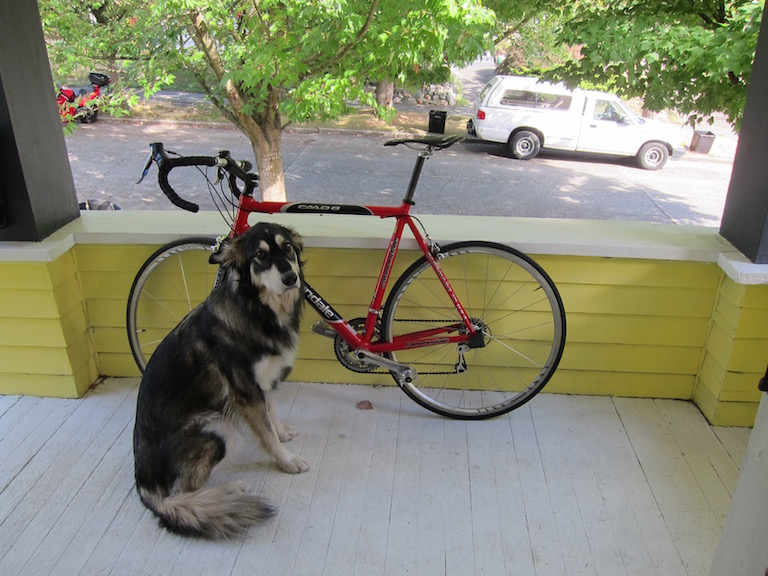
#> input picture yolo/images/dog.jpg, 768 x 576 px
$ python jpg_to_raw.py ../yolo/images/dog.jpg ../yolo/images/dog.jpg
#> lines starting #> are read from the running program, lines starting #| are printed output that depends on the picture
from PIL import Image
import numpy as np
import argparse
from skimage import io, transform

def PreprocessImage(path, show_img=True):
    # load image
#> called with path = '../yolo/images/dog.jpg', show_img = True
    img = io.imread(path)
#> img is the input picture: shape (576, 768, 3); mean R, G, B 134.4, 135.7, 114.1
    print("Original Image Shape: ", img.shape)
#| Original Image Shape:  (576, 768, 3)
    # we crop image from center
    short_egde = min(img.shape[:2])
#> short_egde = 576
    yy = int((img.shape[0] - short_egde) / 2)
#> yy = 0
    xx = int((img.shape[1] - short_egde) / 2)
#> xx = 96
    crop_img = img[yy : yy + short_egde, xx : xx + short_egde]
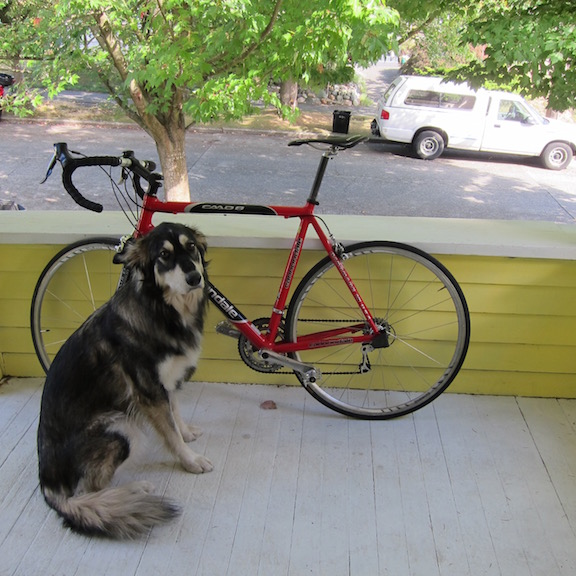
#> crop_img: shape (576, 576, 3); mean R, G, B 135, 136.3, 116.5
    # resize to 299, 299
    resized_img = transform.resize(crop_img, (299, 299))
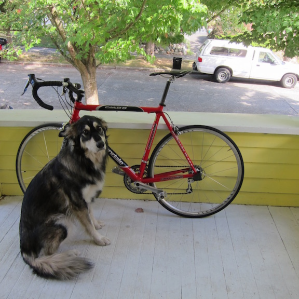
#> resized_img: shape (299, 299, 3) float64; mean R, G, B 0.53, 0.534, 0.457
    if show_img:
        io.imshow(resized_img)
    # convert to numpy.ndarray
    sample = np.asarray(resized_img, dtype=np.float32) * 256
    # swap axes to make image from (299, 299, 3) to (3, 299, 299)
    sample = np.swapaxes(sample, 0, 2)
    sample = np.swapaxes(sample, 1, 2)
    # sub mean
    normed_img = sample - 128.
    normed_img /= 128.

    return np.reshape(normed_img, (1, 3, 299, 299))


if __name__ == '__main__':
    parser = argparse.ArgumentParser(description='InceptionV3 input pre-processor')
    parser.add_argument('img_name', type=str, help='jpg image')
    parser.add_argument('processed_img', type=str, help='raw input to net')
    args = parser.parse_args()

    pix = PreprocessImage(args.img_name)
    pix.tofile(args.processed_img)
